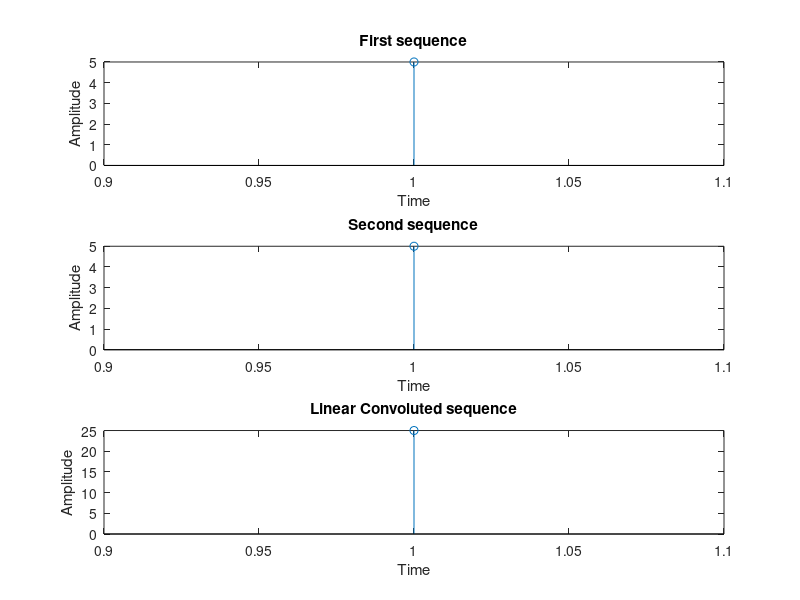

The MATLAB script that drew this image:
function dsp21()
%Program to perform Linear Convolution
    clc;
    clear all;
    close all;
    
    x1=input('Enter the first sequence to be convoluted:');
    subplot(3,1,1);
    stem(x1);
    xlabel('Time');
    ylabel('Amplitude');
    title('First sequence');
    x2=input('Enter the second sequence to be convoluted:');
    subplot(3,1,2);
    stem(x2);
    xlabel('Time');
    ylabel('Amplitude');
    title('Second sequence');
    f=conv(x1,x2);
    disp('The Linear convoluted sequence is');
    disp(f);
    subplot(3,1,3);
    stem(f);
    xlabel('Time');
    ylabel('Amplitude');
    title('Linear Convoluted sequence');
end
